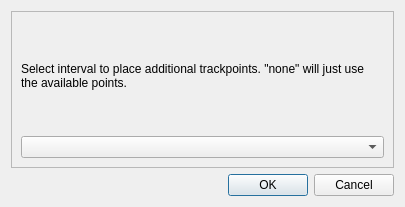
<?xml version="1.0" encoding="UTF-8"?>
<ui version="4.0">
 <class>IDlgConvertToTrack</class>
 <widget class="QDialog" name="IDlgConvertToTrack">
  <property name="geometry">
   <rect>
    <x>0</x>
    <y>0</y>
    <width>405</width>
    <height>207</height>
   </rect>
  </property>
  <property name="windowTitle">
   <string>Intermediate track points...</string>
  </property>
  <layout class="QVBoxLayout" name="verticalLayout">
   <item>
    <widget class="QFrame" name="frame">
     <property name="frameShape">
      <enum>QFrame::StyledPanel</enum>
     </property>
     <property name="frameShadow">
      <enum>QFrame::Raised</enum>
     </property>
     <layout class="QVBoxLayout" name="verticalLayout_2">
      <item>
       <widget class="QLabel" name="label">
        <property name="text">
         <string>Select interval to place additional trackpoints. &quot;none&quot; will just use the available points.</string>
        </property>
        <property name="wordWrap">
         <bool>true</bool>
        </property>
       </widget>
      </item>
      <item>
       <widget class="QComboBox" name="comboDelta"/>
      </item>
     </layout>
    </widget>
   </item>
   <item>
    <widget class="QDialogButtonBox" name="buttonBox">
     <property name="orientation">
      <enum>Qt::Horizontal</enum>
     </property>
     <property name="standardButtons">
      <set>QDialogButtonBox::Cancel|QDialogButtonBox::Ok</set>
     </property>
    </widget>
   </item>
  </layout>
 </widget>
 <resources/>
 <connections>
  <connection>
   <sender>buttonBox</sender>
   <signal>accepted()</signal>
   <receiver>IDlgConvertToTrack</receiver>
   <slot>accept()</slot>
   <hints>
    <hint type="sourcelabel">
     <x>248</x>
     <y>254</y>
    </hint>
    <hint type="destinationlabel">
     <x>157</x>
     <y>274</y>
    </hint>
   </hints>
  </connection>
  <connection>
   <sender>buttonBox</sender>
   <signal>rejected()</signal>
   <receiver>IDlgConvertToTrack</receiver>
   <slot>reject()</slot>
   <hints>
    <hint type="sourcelabel">
     <x>316</x>
     <y>260</y>
    </hint>
    <hint type="destinationlabel">
     <x>286</x>
     <y>274</y>
    </hint>
   </hints>
  </connection>
 </connections>
</ui>
